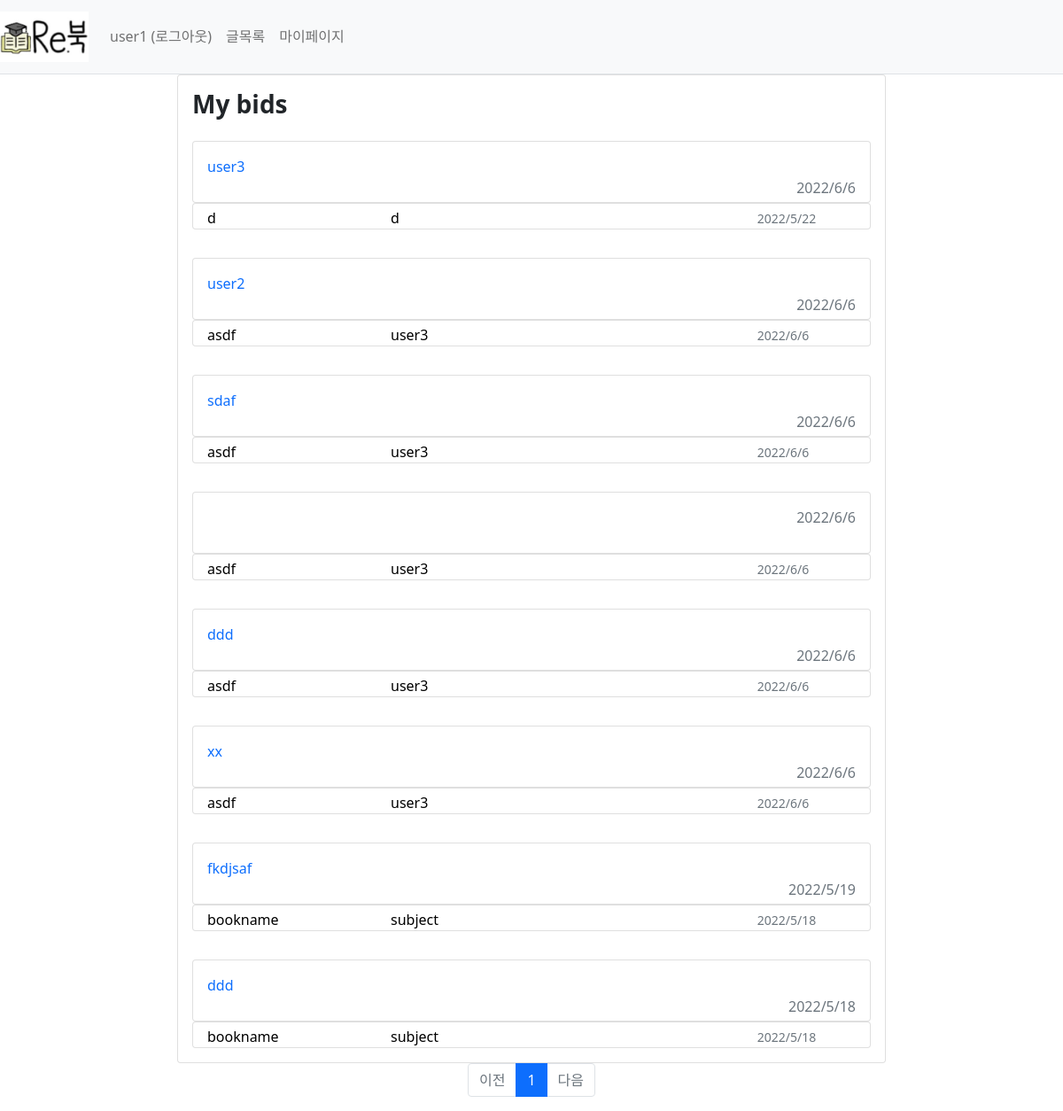
The app's page /mypage/reply/all (signed in), older data.
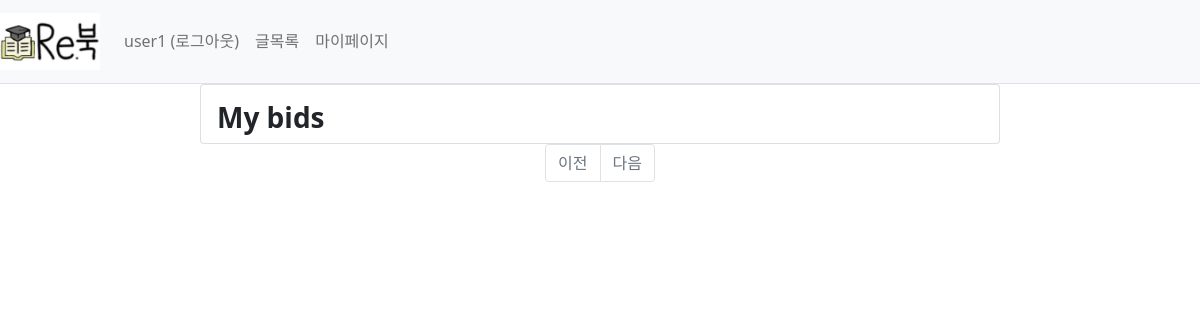
The same page, newer data.
### webproject/models.py (models this page shows)
class Reply(db.Model): #댓글
    id = db.Column(db.Integer, primary_key=True)
    post_id = db.Column(db.Integer, db.ForeignKey('post.id', ondelete='CASCADE'))
    post = db.relationship('Post',backref=db.backref('reply_set')) # Post.reply_set 하면 답글에 접근 가능
    content = db.Column(db.Text(),nullable=False)
    create_date = db.Column(db.DateTime(), nullable=False)
    user_id = db.Column(db.Integer, db.ForeignKey('user.id', ondelete='CASCADE'), nullable=False)
    user = db.relationship('User', backref=db.backref('reply_set'))

class BookInfo(db.Model): # 책 정보
    __tablename__ = 'bookinfo'
    id = db.Column(db.Integer, primary_key=True)
    name = db.Column(db.String(200),nullable=False) #책이름
    author = db.Column(db.String(200),nullable=False) #저자
    school = db.Column(db.String(200),nullable=False) #학교
    department = db.Column(db.String(200),nullable=False) #학과
    price = db.Column(db.Integer, nullable=False)

class Post(db.Model): #판매페이지
    id = db.Column(db.Integer, primary_key=True)
    subject = db.Column(db.String(200), nullable=False)
    content = db.Column(db.Text(),nullable=False)
    isparcel = db.Column(db.Boolean(), nullable=True,server_default='True')  # True: 택배, False: 직거래
    create_date = db.Column(db.DateTime(), nullable=False)
    img_path = db.Column(db.String(), nullable=True, server_default='1')  # 요거는 나중에 추가해보자
    book_info_id = db.Column(db.Integer, db.ForeignKey('bookinfo.id', ondelete='CASCADE'))
    book = db.relationship('BookInfo', backref=db.backref('post_set'))
    user_id = db.Column(db.Integer, db.ForeignKey('user.id', ondelete='CASCADE'), nullable=False)
    user = db.relationship('User', backref=db.backref('post_set'))

### webproject/views/mypage_views.py (the view)
@bp.route('/reply/all')
def reply_all():
    user_id=session.get('user_id')
    page = request.args.get('page', type=int, default=1)
    reply_list = Reply.query.filter(Reply.user_id == user_id).order_by(Reply.create_date.desc())
    reply_list = reply_list.paginate(page, per_page=10)
    return render_template('mypage/mypage_reply_all.html',reply_list=reply_list)

### webproject/views/auth_views.py (called while the page is built)
@bp.before_app_request
def load_logged_in_user():
    user_id=session.get('user_id')
    if user_id is None:
        g.user = None
    else:
        g.user = User.query.get(user_id)

@bp.before_app_request
def load_logged_in_user():
    user_id=session.get('user_id')
    if user_id is None:
        g.user = None
    else:
        g.user = User.query.get(user_id)

### webproject/templates/mypage/mypage_reply_all.html
{% extends 'base.html' %}
{% block content%}
<div class="d-flex justify-content-center">
<div class="card" style="width:50em;"  >
        <h3 class="mt-3 ms-3"><b>My bids</b></h3>
    {%if reply_list%}
    {%for reply in reply_list.items%}
        <div class="card-body">
            <a href="{{url_for('mypage.reply', reply_id=reply.id)}}" class="text-decoration-none">
                <div class="card" style="height:70px;">
                    <div class="card-body">
                        <div>{{reply.content}}</div>
                        <div class="text-muted" style="float:right;">{{reply.create_date.year}}/{{reply.create_date.month}}/{{reply.create_date.day}}</div>
                    </div>
                </div>
            </a>
            <a href="{{ url_for('post.detail', post_id=reply.post.id)}}" class="text-black">
                <div class="card" style="height:30px;">
                <div class="row-g-0">
                <div class="ms-3 col-md-3 mt-1" style="float:left;">{{reply.post.book.name}}</div>
                <div class="ms-3 mt-1" style="float:left;">{{reply.post.subject}}</div>
                <div class="col-md-2 mt-1 " style="float:right;"><small class="text-muted">{{reply.post.create_date.year}}/{{reply.post.create_date.month}}/{{reply.post.create_date.day}}</small></div>
                </div>
                </div>
            </a>
        </div>
    {%endfor%}
    {%else%}
        <p>no content</p>
    {%endif%}
    </div>
</div>
    <ul class="pagination justify-content-center">
        {% if reply_list.has_prev %}
        <li class="page-item">
            <a class="page-link" href="?page={{reply_list.prev_num}}">이전</a>
        </li>
        {% else %}
        <li class="page-item disabled">
            <a class="page-link" tabindex="-1" aria-disabled="true" href="#">이전</a>
        </li>
        {% endif %}
        {% for page_num in reply_list.iter_pages() %}
            {% if page_num %}
                {% if page_num != reply_list.page %}
                <li class="page-item">
                    <a class="page-link" href="?page={{ page_num }}">{{ page_num }}</a>
                </li>
                {% else %}
                <li class="page-item active" aria-current="page">
                    <a class="page-link" href="#">{{ page_num }}</a>
                </li>
                {% endif %}
            {% else %}
                <li class="disabled">
                    <a class="page-link" href="#">...</a>
                </li>
            {% endif %}
        {% endfor %}
        {%if reply_list.has_next %}
        <li class="page_item">
            <a class="page-link" href="?page={{ reply_list.next_num }}">다음</a>
        </li>
        {% else %}
        <li class="page-item disabled">
            <a class="page-link" tabindex="-1" aria-disabled="true" href="#">다음</a>
        </li>
        {% endif %}
    </ul>
{% endblock %}

Row changes from the older to the newer data that the page shows:
removed Reply: content "user3", create_date.year "2022", create_date.month "6", create_date.day "6", post.book.name "d", post.subject "d", post.create_date.year "2022", post.create_date.month "5", post.create_date.day "22"
removed Reply: content "user2", create_date.year "2022", create_date.month "6", create_date.day "6", post.book.name "asdf", post.subject "user3", post.create_date.year "2022", post.create_date.month "6", post.create_date.day "6"
removed Reply: content "sdaf", create_date.year "2022", create_date.month "6", create_date.day "6", post.book.name "asdf", post.subject "user3", post.create_date.year "2022", post.create_date.month "6", post.create_date.day "6"
removed Reply: create_date.year "2022", create_date.month "6", create_date.day "6", post.book.name "asdf", post.subject "user3", post.create_date.year "2022", post.create_date.month "6", post.create_date.day "6"
removed Reply: content "ddd", create_date.year "2022", create_date.month "6", create_date.day "6", post.book.name "asdf", post.subject "user3", post.create_date.year "2022", post.create_date.month "6", post.create_date.day "6"
removed Reply: content "xx", create_date.year "2022", create_date.month "6", create_date.day "6", post.book.name "asdf", post.subject "user3", post.create_date.year "2022", post.create_date.month "6", post.create_date.day "6"
no longer on this page (row edited): Reply: content "fkdjsaf", create_date.year "2022", create_date.month "5", create_date.day "19", post.book.name "bookname", post.subject "subject", post.create_date.year "2022", post.create_date.month "5", post.create_date.day "18"
no longer on this page (row edited): Reply: content "ddd", create_date.year "2022", create_date.month "5", create_date.day "18", post.book.name "bookname", post.subject "subject", post.create_date.year "2022", post.create_date.month "5", post.create_date.day "18"
Text that changed along with them:
list line gone: "1"
